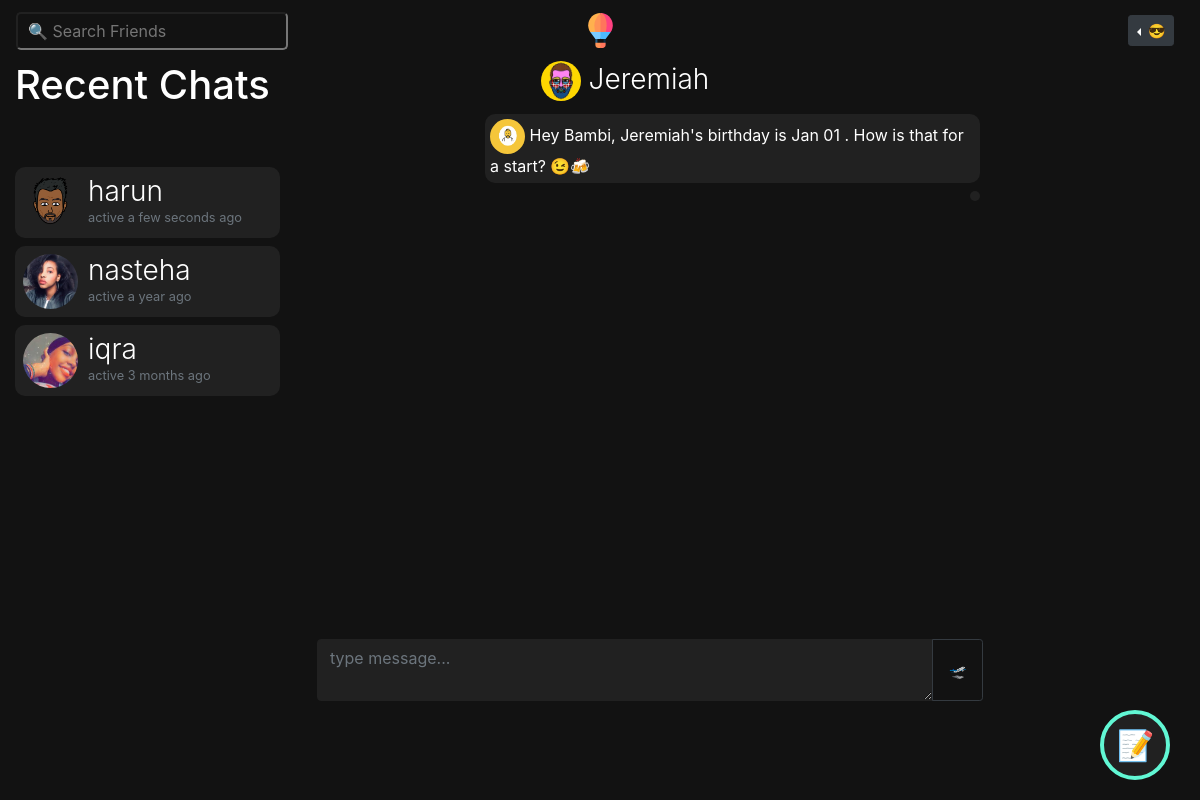
Screenshot of /m/jeremiah (signed in) with the database file from the repository.
### bambiv3/models.py (models this page shows, shortened)
class User(db.Model, UserMixin):
	id = db.Column(db.Integer, primary_key=True)
	username = db.Column(db.String(20), unique=True, nullable=False)
	email = db.Column(db.String(120), unique=True, nullable=False)
	image_file = db.Column(db.String(20), nullable=False, default='default.jpg')
	password = db.Column(db.String(60), nullable=False)
	last_seen = db.Column(db.DateTime, default=datetime.utcnow)
	date_joined = db.Column(db.DateTime, nullable=False, default=datetime.utcnow)
	department = db.Column(db.String(20), nullable=False)
	student_number = db.Column(db.Integer(), unique=True, nullable=False)
	age = db.Column(db.DateTime, nullable=False)
	gender = db.Column(db.String(20), nullable=False)
	country = db.Column(db.String(20), nullable=False)
	hobby = db.Column(db.String(20), nullable=False)
	bio = db.Column(db.String(120), nullable=True)
	private = db.Column(db.Boolean, default=False, nullable=False)
	single = db.Column(db.Boolean, default=False, nullable=False)
	snapchat = db.Column(db.String(20),default=False, nullable=False)
	instagram = db.Column(db.String(20),default=False, nullable=False)
	posts = db.relationship('Post', backref='author', lazy=True, cascade="all, delete-orphan")
	products = db.relationship('Product', backref='author', lazy=True, cascade="all, delete-orphan")
	comments = db.relationship("Comment", backref="author", lazy="dynamic", cascade="all, delete-orphan")
	followed = db.relationship(
		'User', secondary=followers,
		primaryjoin=(followers.c.follower_id == id),
		secondaryjoin=(followers.c.followed_id == id),
		backref=db.backref('followers', lazy='dynamic'), lazy='dynamic')
	messages_sent = db.relationship('Message',
									foreign_keys='Message.sender_id',
									backref='author', lazy='dynamic', cascade="all, delete-orphan")
	messages_received = db.relationship('Message',
										foreign_keys='Message.recipient_id',
										backref='recipient', lazy='dynamic', cascade="all, delete-orphan")
	last_message_read_time = db.Column(db.DateTime)
	def new_messages(self):
		last_read_time = self.last_message_read_time or datetime(1900, 1, 1)
		return Message.query.filter_by(recipient=self).filter(
			Message.timestamp > last_read_time).count()

### bambiv3/routes.py (the view)
@app.route('/m/<recipient>', methods=['GET', 'POST'])
@login_required
def message(recipient):
	current_user.last_message_read_time = datetime.utcnow()
	db.session.commit()
	recipient = recipient.lower()
	user = User.query.filter_by(username=recipient).first_or_404()
	current_user.last_message_read_time = datetime.utcnow()
	db.session.commit()
	form = MessageForm()
	if form.validate_on_submit():
		msg = m(author=current_user, recipient=user, body=form.message.data)
		db.session.add(msg)
		db.session.commit()
		flash('Your message has been sent.', 'info')
		return redirect(url_for('message', recipient=recipient))
	sent = current_user.messages_sent.filter_by(recipient_id=user.id)
	received = current_user.messages_received.filter_by(sender_id=user.id)
	messages = sent.union(received).order_by(m.timestamp.asc())
	messages_received = current_user.messages_received.order_by(m.timestamp.desc())
	messages_sent = current_user.messages_sent.order_by(m.timestamp.desc())
	recent_chats = list()
	for message in messages_received:
		recent_chats.append(message.author)
	for message in messages_sent:
		recent_chats.append(message.recipient)
	recent_chats = list(dict.fromkeys(recent_chats))
	return render_template('send_message.html', recipient=recipient, title="Chat with " + recipient.title() , user=user, form=form, messages=messages, recent_chats=recent_chats)

### bambiv3/forms.py
class MessageForm(FlaskForm):
    message = TextAreaField((''), validators=[DataRequired()]) #Length(min=0, max=140)
    submit = SubmitField('🛫')

### bambiv3/models.py (called while the page is built)
@login_manager.user_loader
def load_user(user_id):
	return User.query.get(int(user_id))

### bambiv3/routes.py (called while the page is built)
@app.before_request
def before_request():
	if current_user.is_authenticated:
		current_user.last_seen = datetime.utcnow()
		db.session.commit()

### bambiv3/templates/send_message.html (shortened to what this page needs)
{% extends "layout.html" %}
{% block content %}
<div class="container-fluid">
  <div class="row">
    <div class="col-lg-3 d-none d-lg-block position-fixed">
       <h1>
        Recent Chats
         {% set new_messages = current_user.new_messages() %}<span id="message_count" class="badge badge-warning"style="visibility: {% if new_messages %}visible{% else %}hidden {% endif %};">{{ new_messages }}</span></a>
      </h1>
      <div style="overflow:auto;height:500px;padding-right:5px;">
      {% for person in recent_chats %}
      <a href="{{ url_for('message',recipient=person.username) }}" style="text-decoration:none;">
      <header class="mb-2">
        <img src="{{ url_for('static', filename='profile_pics/' + person.image_file) }}" alt="default profile" class="profile-thumbnail">
        <div class="profile-name">
          <h3>{{person.username}}</h3>
          <small class="text-muted">active {{ moment(person.last_seen).fromNow() }}</small>
        </div>
      </header>
      </a>
      {% endfor %}
    </div>
</div>
    <div class="col-lg-7 offset-lg-3">
      <h3 style="text-align:center;margin-left:-50px;">
        <img src="{{ url_for('static', filename='profile_pics/' + user.image_file) }}" alt="default profile" style="width:40px;height:40px;border-radius:50%;">
        <a href="{{url_for('user_posts', username=recipient)}}" style="color:#fff;">{{user.username.title()}}
           </a></h3>
           <div class="msg-box" style="overflow-y:auto;padding:5px;">
      {% for message in messages %}
          <p class="mb-2"
          style="
          {% if message.author == current_user%}
            text-align:left;padding:5px;border-radius:10px;display:inline-block;float:right;clear:both;max-width:75%;background:#212121;
          {%else%}
            text-align:left;padding:5px;border-radius:10px;display:inline-block;max-width:75%;border:2px solid #212121;
          {% endif %}">
          {% if message.author != current_user %}
          <img src="{{ url_for('static', filename='profile_pics/' + message.author.image_file) }}" alt="profile pic" title="{{message.author.username.lower()}}" style="width:22px;height:22px;border-radius:50%">
          {% endif %}
          {{message.body | safe | urlize(40, target='_blank')}}
          <br>
          <small style="display:inline-block;float:right;">{{ moment(message.timestamp).fromNow() }}</small>
        </p>
        <br>
        {% else %}
            <p class="mb-2" style="text-align:left;padding:5px;border-radius:10px;display:inline-block;float:right;clear:both;max-width:75%;background:#212121;">
            <img src="{{ url_for('static', filename='profile_pics/' + current_user.image_file) }}" alt="profile pic"style="width:35px;height:35px;border-radius:50%">
            Hey {{current_user.username.title()}}, {{user.username.title()}}'s birthday is {{user.age.strftime(' %b %d ')}}. How is that for a start? 😉🍻
            </p>
            <p class="mb-2" style="text-align:left;padding:5px;border-radius:10px;display:inline-block;float:right;clear:both;max-width:75%;background:#212121;">
            </p>
        {% endfor %}
        </div>
      <div class="post" style="background:none;padding:2px;width:100%;">
          <form method="POST" action="" enctype="multipart/form-data">
            <div class="input-group mt-2" style="overflow:hidden">
              {% if form.message.errors %}
                {{ form.message(class="form-control border-0 rounded-3 resize-none dark-theme border border-dark", placeholder="type message...") }}
                <div class="invalid-feedback">
                  {% for error in form.message.errors %}
                    <span>{{ error }}</span>
                  {% endfor %}
                </div>
                  {% else %}
                    {{ form.message(class="form-control border-0 rounded-3 resize-none dark-theme border border-dark", placeholder="type message...") }}
                  {% endif %}
                  <div class="input-group-append">
                    {{ form.submit(class="btn btn-outline-dark btn-sm p-3") }}
                  </div>
              </div>
          </form>
  </div>
</div>
{% endblock content %}

### bambiv3/static/main.css (style rules this page uses)
body { background:#121212; color:#fff; }
.about span, small { color:#1e90ff; }
h3 { font-weight: 300; }
header { display: flex; flex-direction: row; color:#fff; background:#212121; border-radius:10px; padding:8px; cursor:pointer; }
header .profile-thumbnail { width: 55px; height: 55px; border-radius: 50%; }
header .profile-name { display: flex; flex-direction:column; margin-left: 10px; }
header h3, header h4 { display: flex; margin: 0; }
.post { background:#212121; border-radius:10px; padding:7px; }
.dark-theme { background: #212121; color: #fff; border:1px solid #212121 !important; }

### bambiv3/templates/send_message.html (style rules this page uses)
@media only screen and (min-width: 600px) { .msg-box { height: 520px; } }

### rows the page displays
User: image_file (picture), username "harun", last_seen "a few seconds ago"
User: image_file (picture), username "nasteha", last_seen "a year ago"
User: image_file (picture), username "iqra", last_seen "3 months ago"
User: image_file (picture), username "Jeremiah", age "Jan 01"
User: image_file (placeholder picture), username "Bambi"
